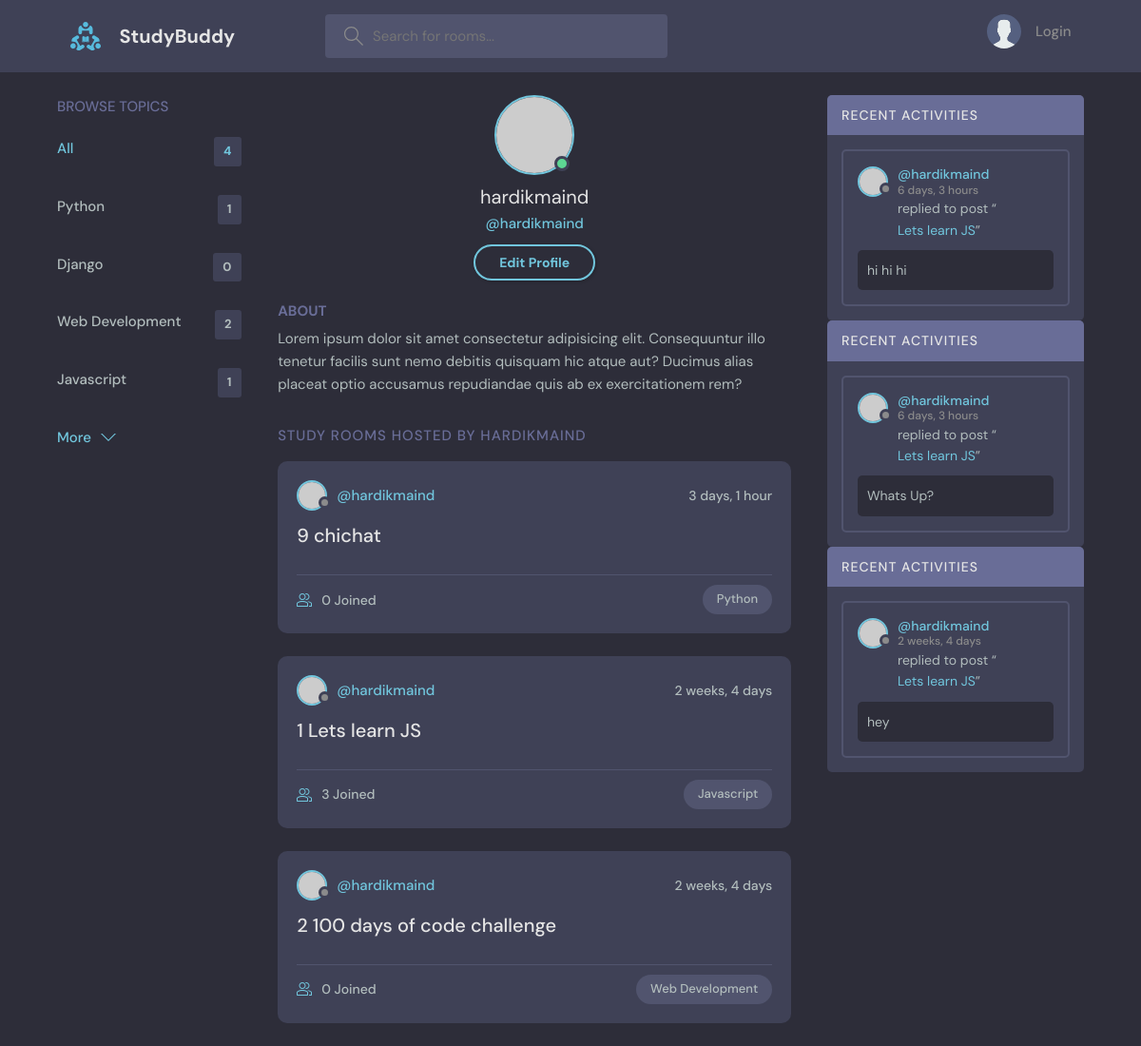
Page /profile/1/ on the earlier database version.
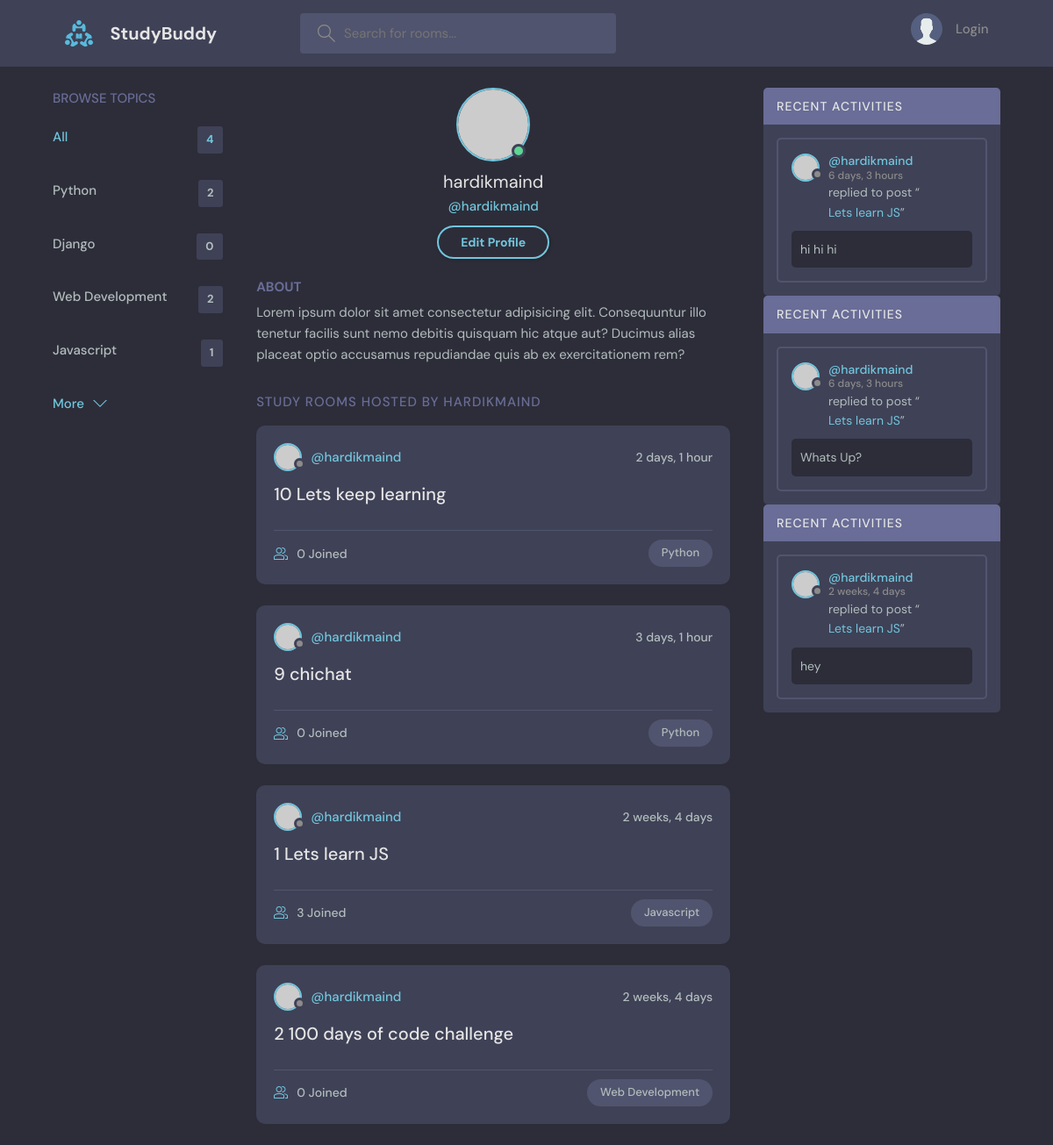
Same page on the later database version.
### base/models.py (models this page shows, shortened)
class Topic(models.Model):
    name = models.CharField(max_length=200)

class Room(models.Model):
    host = models.ForeignKey(User, null=True, on_delete=models.SET_NULL)
    name = models.CharField(max_length=200)
    description = models.TextField(null=True, blank=True)
    participants = models.ManyToManyField(User,related_name='participants', blank=True)
    updated = models.DateTimeField(auto_now=True)
    created = models.DateTimeField(auto_now_add=True)
    topic = models.ForeignKey(Topic, null=True, on_delete=models.SET_NULL)
    class Meta:
        ordering = ['-updated', '-created']
    def __str__(self):
        return self.name

class Message(models.Model):
    user = models.ForeignKey(User, on_delete=models.CASCADE)
    room = models.ForeignKey(Room, on_delete=models.CASCADE)
    body = models.TextField()
    updated = models.DateTimeField(auto_now=True)
    created = models.DateTimeField(auto_now_add=True)
    class Meta:
        ordering = ['-updated', '-created']

### base/views.py (the view)
# urls.py: path('profile/<str:pk>/', views.userProfile,name="user-profile"),
def userProfile(request, pk):
    user = User.objects.get(id=pk)
    rooms = user.room_set.all()
    room_messages = user.message_set.all()
    topics = Topic.objects.all()
    context = {'user': user, 'rooms': rooms,
               'room_messages': room_messages, 'topics': topics}
    return render(request, 'base/profile.html', context)

### base/templates/base/profile.html (shortened to what this page needs)
{% extends 'main.html' %}
{% load static %}
{% block content %}
  <main class="profile-page layout layout--3">
    <div class="container">
      {%include 'base/topic_component.html' %}
      <div class="roomList">
        <div class="profile">
          <div class="profile__avatar">
            <div class="avatar avatar--large active">
              <img src="https://randomuser.me/api/portraits/men/11.jpg" />
            </div>
          </div>
          <div class="profile__info">
            <h3>{{user.username}}</h3>
            <p>@{{user.username}}</p>
            <a href="edit-user.html" class="btn btn--main btn--pill">Edit Profile</a>
          </div>
          <div class="profile__about">
            <h3>About</h3>
            <p>
              Lorem ipsum dolor sit amet consectetur adipisicing elit. Consequuntur illo tenetur
              facilis sunt nemo debitis quisquam hic atque aut? Ducimus alias placeat optio
              accusamus repudiandae quis ab ex exercitationem rem?
            </p>
          </div>
        </div>
        <div class="roomList__header">
          <div>
            <h2>Study Rooms Hosted by {{user.username}}</a>
            </h2>
          </div>
        </div>
        {%include 'base/feed_component.html' %}
      </div>
      {%include 'base/activity_component.html' %}
    </div>
  </main>
{% endblock content %}

### templates/main.html (shortened to what this page needs)
<!DOCTYPE html>
{% load static %}
<html lang="en">
  <head>
    <link rel="stylesheet" href="{%static 'styles/style.css' %}" />
  </head>
  <body>
    {% include 'navbar.html' %}  {% block content %} {% endblock content %}
  </body>
</html>

### templates/navbar.html (shortened to what this page needs)
{% load static  %}
<header class="header header--loggedIn">
    <div class="container">
      <a href="{% url 'home'%}" class="header__logo">
        <img src="{% static 'images/logo.svg' %}" />
        <h1>StudyBuddy</h1>
      </a>
      <form class="header__search" method="GET" accept="{% url 'home' %}">
        <label>
          <input placeholder="Search for rooms..." />
        </label>
      </form>
      <nav class="header__menu">
        {% if request.user.is_authenticated %}
        <div class="header__user">
          <a href="profile.html">
            <div class="avatar avatar--medium active">
              <img src="https://randomuser.me/api/portraits/men/37.jpg" />
            </div>
            <p>{{request.user.username}} <span>@{{request.user.username}}</span></p>
          </a>
          <button class="dropdown-button">
            <svg
              version="1.1"
              xmlns="http://www.w3.org/2000/svg"
              width="32"
              height="32"
              viewBox="0 0 32 32"
            >
              <title>chevron-down</title>
              <path d="M16 21l-13-13h-3l16 16 16-16h-3l-13 13z"></path>
            </svg>
          </button>
        </div>
        {% else %}
        <a href="{% url 'login' %}">
          <img src="{% static 'images/avatar.svg' %}" />
          <p>Login</p>
        </a>
        {% endif %}
      </nav>
    </div>
  </header>

### base/templates/base/topic_component.html
<div class="topics">
  <div class="topics__header">
    <h2>Browse Topics</h2>
  </div>
  <ul class="topics__list">
    <li>
      <a href="{% url 'home'%}" class="active">All <span>{{topics.count}}</span></a>
    </li>
    {% for x in topics %}
    <li>
      <a href="{% url 'home' %}?query={{x.name}}"> {{x.name}} <span>{{x.room_set.all.count}}</span></a>
    </li>
    {%endfor%}
  </ul>
  <a class="btn btn--link" href="topics.html">
    More
    <svg
      version="1.1"
      xmlns="http://www.w3.org/2000/svg"
      width="32"
      height="32"
      viewBox="0 0 32 32"
    >
      <title>chevron-down</title>
      <path d="M16 21l-13-13h-3l16 16 16-16h-3l-13 13z"></path>
    </svg>
  </a>
</div>

### base/templates/base/feed_component.html (shortened to what this page needs)
{% for room in rooms %}
<div class="roomListRoom">
  <div class="roomListRoom__header">
    <a href="{% url 'user-profile' room.host.id %}" class="roomListRoom__author">
      <div class="avatar avatar--small">
        <img src="https://randomuser.me/api/portraits/women/11.jpg" />
      </div>
      <span>@{{room.host.username}}</span>
    </a>
    <div class="roomListRoom__actions">
      <span>{{room.created|timesince }}</span>
    </div>
  </div>
  <div class="roomListRoom__content">
    <a href="{% url 'room' room.id %}"> {{room.id}}    {{room.name}}</a>
  </div>
  <div class="roomListRoom__meta">
    <a href="{% url 'room' room.id %}" class="roomListRoom__joined">
      {{room.participants.all.count}} Joined
    </a>
    <p class="roomListRoom__topic">{{room.topic.name}}</p>
  </div>
</div>
{% endfor %}

### base/templates/base/activity_component.html (shortened to what this page needs)
<div>
{% for x in room_messages %}
<div class="activities">
  <div class="activities__header">
    <h2>Recent Activities</h2>
  </div>
  <div class="activities__box">
    <div class="activities__boxHeader roomListRoom__header">
      <a href="{% url 'user-profile' x.user.id %}" class="roomListRoom__author">
        <div class="avatar avatar--small">
          <img src="https://randomuser.me/api/portraits/women/11.jpg" />
        </div>
        <p>
          @{{x.user}}
          <span>{{x.created|timesince}}</span>
        </p>
      </a>
    </div>
    <div class="activities__boxContent">
      <p>
        replied to post “<a href="{%url 'room' x.room.id %}">{{x.room}}</a>”
      </p>
      <div class="activities__boxRoomContent">
        {{x.body}}
      </div>
    </div>
  </div>
</div>
{% endfor %}
</div>

Differences in the rows shown:
computed for Topic "Python": room_set.all.count "1" → "2"
added Room: host.username "hardikmaind", created "2 days, 1 hour", id "10", name "Lets keep learning", participants.all.count "0", topic.name "Python"
